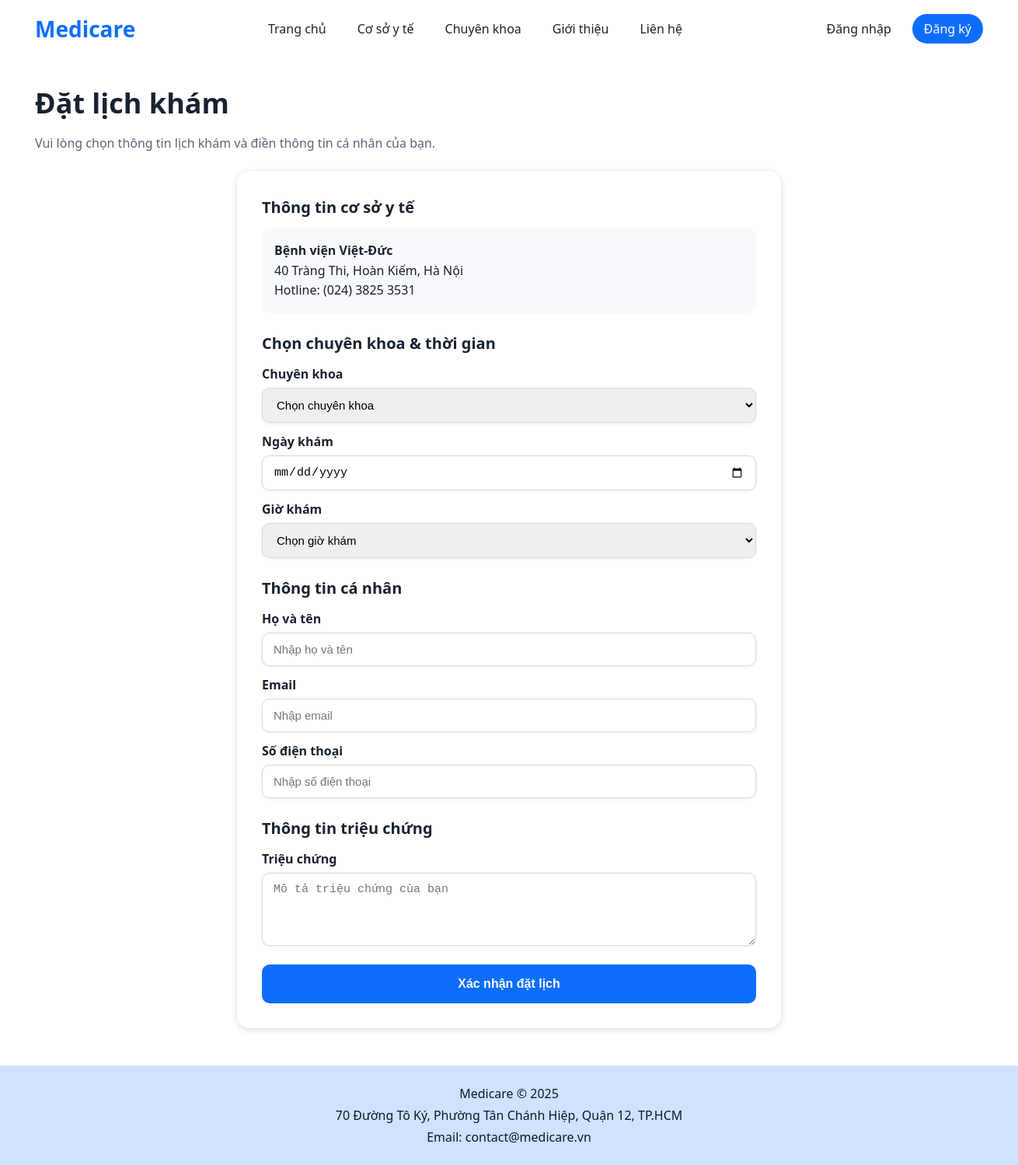
/Booking.php?facility_id=1, run on the app's committed database.
### tables this page shows
CREATE TABLE `facilities` (
  `facility_id` int(11) NOT NULL,
  `name` varchar(200) NOT NULL,
  `type` enum('hospital','clinic') NOT NULL,
  `address` text NOT NULL,
  `phone` varchar(20) NOT NULL,
  `working_hours` varchar(100) NOT NULL,
  `description` text DEFAULT NULL,
  `image` varchar(255) DEFAULT NULL,
  `created_at` timestamp NOT NULL DEFAULT current_timestamp()
);

### Booking.php (the view, shortened to what this page needs)
<?php
require_once 'config.php';
include 'header.php';
$isLoggedIn = isset($_SESSION['user_id']);
$user = null;
$facility_id = isset($_GET['facility_id']) ? intval($_GET['facility_id']) : (isset($_POST['facility_id']) ? intval($_POST['facility_id']) : 0);
$prev_appointment_date = isset($_POST['appointment_date']) ? trim($_POST['appointment_date']) : '';
$prev_symptoms = isset($_POST['symptoms']) ? trim($_POST['symptoms']) : '';
$prev_fullname = isset($_POST['fullname']) ? trim($_POST['fullname']) : '';
$prev_email = isset($_POST['email']) ? trim($_POST['email']) : '';
$prev_phone = isset($_POST['phone']) ? trim($_POST['phone']) : '';
$sql_facility = "SELECT * FROM facilities WHERE facility_id = $facility_id";
$result_facility = mysqli_query($conn, $sql_facility);
$facility = mysqli_fetch_assoc($result_facility);
?>
<main class="booking-page">
    <section class="page-hero">
        <h1>Đặt lịch khám</h1>
        <p>Vui lòng chọn thông tin lịch khám và điền thông tin cá nhân của bạn.</p>
    </section>
    <section class="booking-card">
        <form id="booking-form" class="booking-form" action="BookingConfirm.php" method="POST" data-validate="true">
            <div class="booking-section">
                <h3>Thông tin cơ sở y tế</h3>
                <div class="facility-summary">
                    <h4><?php echo htmlspecialchars($facility['name']); ?></h4>
                    <p><?php echo htmlspecialchars($facility['address']); ?></p>
                    <p>Hotline: <?php echo htmlspecialchars($facility['phone']); ?></p>
                </div>
            </div>
            <div class="booking-section">
                <h3>Chọn chuyên khoa & thời gian</h3>
                <div class="form-group">
                    <label for="booking-specialty">Chuyên khoa</label>
                    <select id="booking-specialty" name="specialty_id" required>
                        <option value="">Chọn chuyên khoa</option>
                    </select>
                </div>
                <div class="form-group">
                    <label for="booking-date">Ngày khám</label>
                    <input type="date" id="booking-date" name="appointment_date" value="<?php echo htmlspecialchars($prev_appointment_date); ?>" min="<?php echo date('Y-m-d'); ?>" required />
                </div>
                <div class="form-group">
                    <label for="booking-time">Giờ khám</label>
                    <select id="booking-time" name="appointment_time" required>
                        <option value="">Chọn giờ khám</option>
                    </select>
                </div>
            </div>
            <div class="booking-section">
                <h3>Thông tin cá nhân</h3>
                <div class="form-group">
                    <label for="booking-name">Họ và tên</label>
                    <input
                        type="text"
                        id="booking-name"
                        name="fullname"
                        placeholder="Nhập họ và tên"
                        value="<?php echo htmlspecialchars(!empty($prev_fullname) ? $prev_fullname : ($isLoggedIn && $user ? $user['fullname'] : '')); ?>"
                        required
                    />
                </div>
                <div class="form-group">
                    <label for="booking-email">Email</label>
                    <input
                        type="email"
                        id="booking-email"
                        name="email"
                        placeholder="Nhập email"
                        value="<?php echo htmlspecialchars(!empty($prev_email) ? $prev_email : ($isLoggedIn && $user ? $user['email'] : '')); ?>"
                        required
                    />
                </div>
                <div class="form-group">
                    <label for="booking-phone">Số điện thoại</label>
                    <input
                        type="tel"
                        id="booking-phone"
                        name="phone"
                        placeholder="Nhập số điện thoại"
                        value="<?php echo htmlspecialchars(!empty($prev_phone) ? $prev_phone : ($isLoggedIn && $user ? $user['phone'] : '')); ?>"
                        required
                    />
                </div>
            </div>
            <div class="booking-section">
                <h3>Thông tin triệu chứng</h3>
                <div class="form-group">
                    <label for="booking-symptom">Triệu chứng</label>
                    <textarea
                        id="booking-symptom"
                        name="symptoms"
                        rows="4"
                        placeholder="Mô tả triệu chứng của bạn"
                        required
                    ><?php echo htmlspecialchars($prev_symptoms); ?></textarea>
                </div>
            </div>
            <button type="submit" class="btn-primary booking-submit">
                Xác nhận đặt lịch
            </button>
        </form>
    </section>
</main>
<?php include 'footer.php'; ?>

### style.css (style rules this page uses)
:root { --primary: #0d6efd; --text: #182230; --bg-light: #f7f9fc; --shadow: 0 2px 6px rgba(0, 0, 0, 0.15); }
* { box-sizing: border-box; margin: 0; padding: 0; }
body { font-family: "Segoe UI", Arial, sans-serif; color: var(--text); background: #fff; line-height: 1.5; width: 1300px; margin: 0 auto; overflow-x: hidden; }
main { padding: 32px 40px 48px; display: flex; flex-direction: column; gap: 48px; }
.form-group { display: flex; flex-direction: column; gap: 6px; }
.form-group label { font-weight: 600; }
.form-group input, .form-group textarea { width: 100%; padding: 12px 14px; border: 1px solid #d4dae6; border-radius: 10px; font-size: 16px; outline: none; }
.btn-primary { border: none; background: var(--primary); color: #fff; font-size: 16px; font-weight: 600; padding: 15px 16px; border-radius: 8px; cursor: pointer; text-decoration: none; display: inline-block; text-align: center; }
.page-hero { display: flex; flex-direction: column; gap: 12px; }
.page-hero h1 { font-size: 36px; }
.page-hero p { color: #5a6575; font-size: 16px; }
.card, .facility-info-card, .facility-description-card, .booking-card, .about-card, .contact-info-card, .contact-form-card, .profile-card, .appointment-card, .confirm-card, .success-card { background: #fff; border-radius: 16px; box-shadow: var(--shadow); padding: 32px; display: flex; flex-direction: column; }
.booking-page { display: flex; flex-direction: column; gap: 24px; }
.booking-card { max-width: 700px; width: 100%; margin: 0 auto; box-shadow: 0 2px 8px rgba(0, 0, 0, 0.15); }
.booking-form { display: flex; flex-direction: column; gap: 24px; }
.booking-section { display: flex; flex-direction: column; gap: 12px; }
.booking-section h3 { font-size: 20px; }
.facility-summary { background: #f8f9fd; border-radius: 12px; padding: 16px; line-height: 1.6; }
.booking-form select, .booking-form input, .booking-form textarea { width: 100%; padding: 12px 14px; border-radius: 10px; border: 1px solid #d4dae6; box-shadow: 0 1px 4px rgba(15, 23, 42, 0.08); font-size: 15px; outline: none; }
.booking-submit { width: 100%; border-radius: 10px; padding: 16px; }

### data on the page
facilities: name "Bệnh viện Việt-Đức", address "40 Tràng Thi, Hoàn Kiếm, Hà Nội", phone "(024) 3825 3531"
